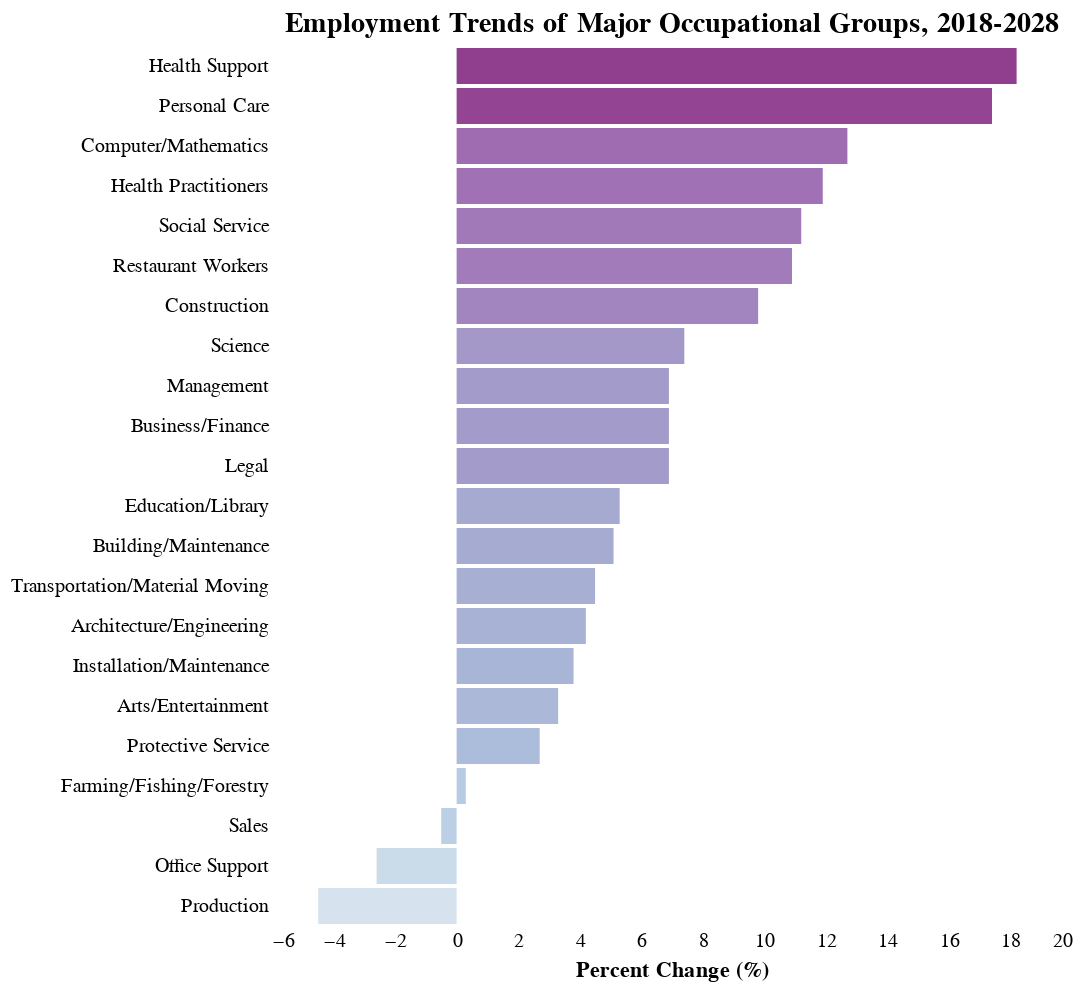

The cell this chart's notebook holds for it:
### Code cell
# What are the employment trends of the major occupational groups?
alt.Chart(occ_group_empl).mark_bar().encode(
    x=alt.X('Percent Change:Q', axis=alt.Axis(ticks=False, domain=False), title='Percent Change (%)'),
    y=alt.Y('Occupation:N', sort='-x', axis=alt.Axis(title=None, ticks=False, domain=False)),
    color=alt.Color('Percent Change:Q', legend=None ,scale=alt.Scale(scheme='bluepurple')),
    opacity=alt.value(0.8),
    tooltip = [alt.Tooltip('Occupation:N', title="Occupation Group"),
               alt.Tooltip('2018:Q', format=",", title="2018 Employment (thousands)"),
               alt.Tooltip('2028:Q', format=",", title="2028 Employment (thousands)"),
               alt.Tooltip('Median Wage:Q', format='$,d', title="Median Wage"),
              alt.Tooltip('Percent Change:Q', format=".1f", title='Percent Change (%)')
                ],
).properties(
    title="Employment Trends of Major Occupational Groups, 2018-2028"
).configure_axis(
    grid=False
).configure_view(
    strokeWidth=0
).configure_title(
    fontSize=14,
    align="center",
    color="black"
).interactive()

### Figure 1 — Vega-Lite specification as saved in the notebook (floating-point values rounded to 4 significant figures)
{"config": {"view": {"continuousWidth": 400, "continuousHeight": 300, "strokeWidth": 0}, "axis": {"grid": false}, "title": {"align": "center", "color": "black", "fontSize": 14}}, "data": {"name": "data-2af28bf09b7477859dbcf7333609515a"}, "mark": "bar", "encoding": {"color": {"type": "quantitative", "field": "Percent Change", "legend": null, "scale": {"scheme": "bluepurple"}}, "opacity": {"value": 0.8}, "tooltip": [{"type": "nominal", "field": "Occupation", "title": "Occupation Group"}, {"type": "quantitative", "field": "2018", "format": ",", "title": "2018 Employment (thousands)"}, {"type": "quantitative", "field": "2028", "format": ",", "title": "2028 Employment (thousands)"}, {"type": "quantitative", "field": "Median Wage", "format": "$,d", "title": "Median Wage"}, {"type": "quantitative", "field": "Percent Change", "format": ".1f", "title": "Percent Change (%)"}], "x": {"type": "quantitative", "axis": {"domain": false, "ticks": false}, "field": "Percent Change", "title": "Percent Change (%)"}, "y": {"type": "nominal", "axis": {"domain": false, "ticks": false, "title": null}, "field": "Occupation", "sort": "-x"}}, "selection": {"selector026": {"type": "interval", "bind": "scales", "encodings": ["x", "y"]}}, "title": "Employment Trends of Major Occupational Groups, 2018-2028", "$schema": "https://vega.github.io/schema/vega-lite/v4.8.1.json", "datasets": {"data-2af28bf09b7477859dbcf7333609515a": [{"Occupation": "Management", "Occupation Code": "11-0000", "2018": 10193, "2028": 10900, "Numeric Change": "706.9", "Percent Change": 6.9, "Median Wage": 105660}, {"Occupation": "Business/Finance", "Occupation Code": "13-0000", "2018": 8590, "2028": 9181, "Numeric Change": "591.8", "Percent Change": 6.9, "Median Wage": 69820}, {"Occupation": "Computer/Mathematics", "Occupation Code": "15-0000", "2018": 4674, "2028": 5268, "Numeric Change": "593.9", "Percent Change": 12.7, "Median Wage": 88340}, {"Occupation": "Architecture/Engineering", "Occupation Code": "17-0000", "2018": 2699, "2028": 2812, "Numeric Change": "113.3", "Percent Change": 4.2, "Median Wage": 81440}, {"Occupation": "Science", "Occupation Code": "19-0000", "2018": 1323, "2028": 1420, "Numeric Change": "97.4", "Percent Change": 7.4, "Median Wage": 68160}, {"Occupation": "Social Service", "Occupation Code": "21-0000", "2018": 2730, "2028": 3036, "Numeric Change": "306.2", "Percent Change": 11.2, "Median Wage": 46090}, {"Occupation": "Legal", "Occupation Code": "23-0000", "2018": 1346, "2028": 1439, "Numeric Change": "93.3", "Percent Change": 6.9, "Median Wage": 81820}, {"Occupation": "Education/Library", "Occupation Code": "25-0000", "2018": 9647, "2028": 10160, "Numeric Change": "512.9", "Percent Change": 5.3, "Median Wage": 50790}, {"Occupation": "Arts/Entertainment", "Occupation Code": "27-0000", "2018": 2900, "2028": 2997, "Numeric Change": "96.8", "Percent Change": 3.3, "Median Wage": 51150}, {"Occupation": "Health Practitioners", "Occupation Code": "29-0000", "2018": 9108, "2028": 10190, "Numeric Change": "1,082.60", "Percent Change": 11.9, "Median Wage": 68190}, {"Occupation": "Health Support", "Occupation Code": "31-0000", "2018": 4316, "2028": 5101, "Numeric Change": "785.2", "Percent Change": 18.2, "Median Wage": 28470}, {"Occupation": "Protective Service", "Occupation Code": "33-0000", "2018": 3561, "2028": 3656, "Numeric Change": "95.2", "Percent Change": 2.7, "Median Wage": 41580}, {"Occupation": "Restaurant Workers", "Occupation Code": "35-0000", "2018": 13664, "2028": 15152, "Numeric Change": "1,488.30", "Percent Change": 10.9, "Median Wage": 24220}, {"Occupation": "Building/Maintenance", "Occupation Code": "37-0000", "2018": 5757, "2028": 6048, "Numeric Change": "290.8", "Percent Change": 5.1, "Median Wage": 28330}, {"Occupation": "Personal Care", "Occupation Code": "39-0000", "2018": 7117, "2028": 8355, "Numeric Change": "1,237.60", "Percent Change": 17.4, "Median Wage": 26220}, {"Occupation": "Sales", "Occupation Code": "41-0000", "2018": 15729, "2028": 15649, "Numeric Change": "-79.8", "Percent Change": -0.5, "Median Wage": 29630}, {"Occupation": "Office Support", "Occupation Code": "43-0000", "2018": 22974, "2028": 22366, "Numeric Change": "-608.1", "Percent Change": -2.6, "Median Wage": 37580}, {"Occupation": "Farming/Fishing/Forestry", "Occupation Code": "45-0000", "2018": 1097, "2028": 1100, "Numeric Change": "3.2", "Percent Change": 0.3, "Median Wage": 27180}, {"Occupation": "Construction", "Occupation Code": "47-0000", "2018": 7213, "2028": 7917, "Numeric Change": "704", "Percent Change": 9.8, "Median Wage": 47430}, {"Occupation": "Installation/Maintenance", "Occupation Code": "49-0000", "2018": 6108, "2028": 6341, "Numeric Change": "233.2", "Percent Change": 3.8, "Median Wage": 46630}, {"Occupation": "Production", "Occupation Code": "51-0000", "2018": 9452, "2028": 9023, "Numeric Change": "-429.5", "Percent Change": -4.5, "Median Wage": 36000}, {"Occupation": "Transportation/Material Moving", "Occupation Code": "53-0000", "2018": 10841, "2028": 11324, "Numeric Change": "483.1", "Percent Change": 4.5, "Median Wage": 32440}]}}
